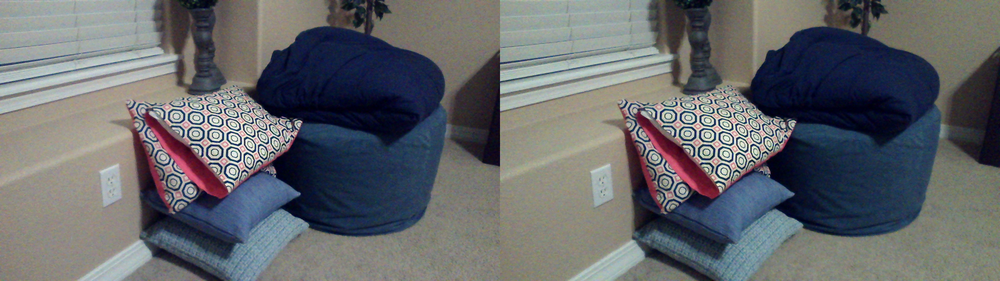
#> input picture computer-vision/anaglyphs/src-imgs/image-0.png, 1000 x 281 px, shrunk from 2560 x 720 before the run, found by its file name
$ python test.py
#> lines starting #> are read from the running program, lines starting #| are printed output that depends on the picture
#!/usr/bin/env python3
# https://en.wikipedia.org/wiki/Anaglyph_3D
# https://github.com/miguelgrinberg/anaglyph.py/blob/master/anaglyph.py
import numpy as np
import cv2


# declare various color blending algorithms to mix te pixels
# from different perspectives so that red/blue lens glasses
# make the image look 3D
mixMatrices = {
    'true': [ [ 0.299, 0.587, 0.114, 0, 0, 0, 0, 0, 0 ], [ 0, 0, 0, 0, 0, 0, 0.299, 0.587, 0.114 ] ],
    'mono': [ [ 0.299, 0.587, 0.114, 0, 0, 0, 0, 0, 0 ], [ 0, 0, 0, 0.299, 0.587, 0.114, 0.299, 0.587, 0.114 ] ],
    'color': [ [ 1, 0, 0, 0, 0, 0, 0, 0, 0 ], [ 0, 0, 0, 0, 1, 0, 0, 0, 1 ] ],
    'halfcolor': [ [ 0.299, 0.587, 0.114, 0, 0, 0, 0, 0, 0 ], [ 0, 0, 0, 0, 1, 0, 0, 0, 1 ] ],
    'optimized': [ [ 0, 0.7, 0.3, 0, 0, 0, 0, 0, 0 ], [ 0, 0, 0, 0, 1, 0, 0, 0, 1 ] ],
}

# blends two RGB image pairs into a single image that will be perceived as
# 3d when using red/blue glasses
# inputs:
#   leftImage -- an image that corresponds to the left eye
#   rightImage -- an image that corresponds to the right eye
#   color -- a string that specifies a blending strategy by indexing into mixMatrices
# returns:
#   anaglyph image
def anaglyphBGR(leftImage, rightImage, color):
    # use the color argument to select a color separation formula from mixMatrices
    if color in mixMatrices:
        m = mixMatrices[color]
    else:
        print('invalid color mixMatrix: {}'.format(color))
        return None

    h,w = leftImage.shape[:2]
    result = np.zeros((h,w,3), np.uint8)

    # split the left and right images into separate blue, green and red images
    lb,lg,lr = cv2.split(np.asarray(leftImage[:,:]))
    rb,rg,rr = cv2.split(np.asarray(rightImage[:,:]))
    resultArray = np.asarray(result[:,:])
    resultArray[:,:,0] = lb*m[0][6] + lg*m[0][7] + lr*m[0][8] + rb*m[1][6] + rg*m[1][7] + rr*m[1][8]
    resultArray[:,:,1] = lb*m[0][3] + lg*m[0][4] + lr*m[0][5] + rb*m[1][3] + rg*m[1][4] + rr*m[1][5]
    resultArray[:,:,2] = lb*m[0][0] + lg*m[0][1] + lr*m[0][2] + rb*m[1][0] + rg*m[1][1] + rr*m[1][2]

    return result


def main():
    # read in the image and split out the left/right
    img = cv2.imread('../imgs3/image-0.png')
#> img is the input picture: shape (281, 1000, 3); mean B, G, R 106.5, 103.1, 100.4
    if len(img.shape) > 2:
        img = cv2.cvtColor(img, cv2.COLOR_BGR2RGB)
    h,w = img.shape[:2]
#> h = 281; w = 1000
    leftImage = img[:,:w//2]
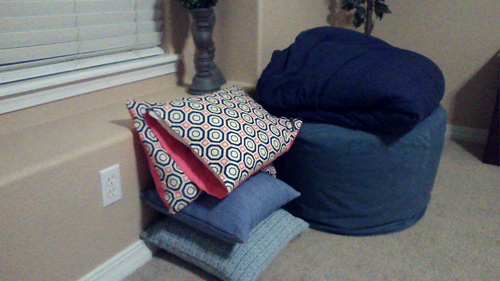
#> leftImage: shape (281, 500, 3); mean R, G, B 103, 104.2, 109.3
    rightImage = img[:,w//2:]
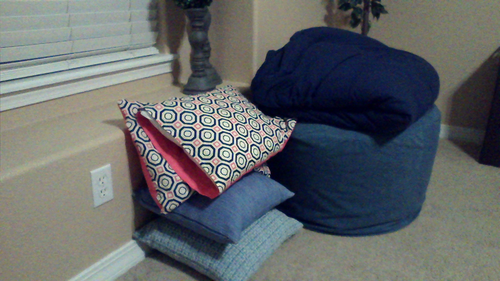
#> rightImage: shape (281, 500, 3); mean R, G, B 97.9, 102, 103.8

    # make an anaglyph
    anaglyphImage = anaglyphBGR(leftImage, rightImage, color='color')
#> in anaglyphBGR, `rb,rg,rr = cv2.split(np.asarray(rightImage[:,:]))`:
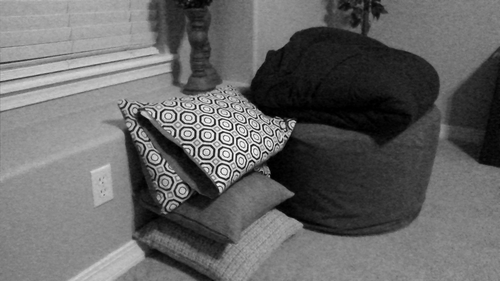
#> rg: shape (281, 500); min 0, max 255, mean 102
#> in anaglyphBGR, `rb,rg,rr = cv2.split(np.asarray(rightImage[:,:]))`:
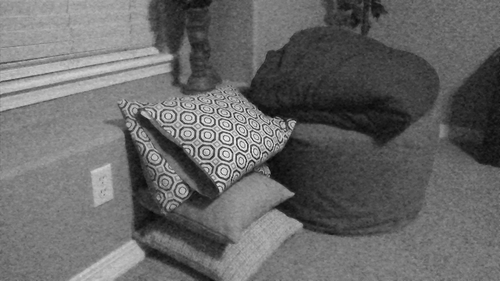
#> rr: shape (281, 500); min 6, max 245, mean 103.8
#> in anaglyphBGR, `resultArray[:,:,0] = lb*m[0][6] + lg*m[0][7] + lr*m[0][8] + rb*m[1][6]..`:
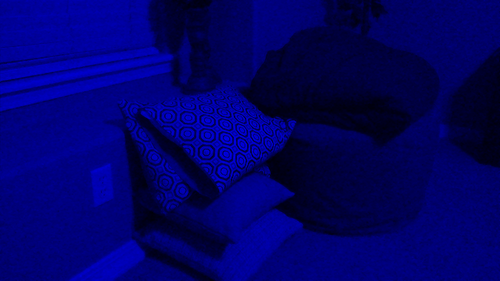
#> resultArray: shape (281, 500, 3); mean B, G, R 103.8, 0, 0
#> in anaglyphBGR, `resultArray[:,:,1] = lb*m[0][3] + lg*m[0][4] + lr*m[0][5] + rb*m[1][3]..`:
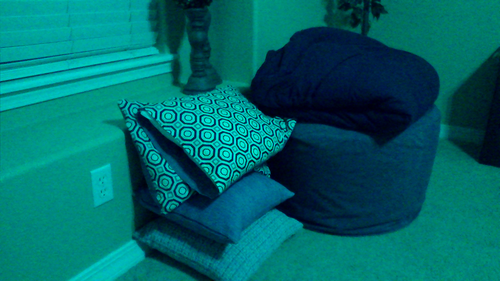
#> resultArray: shape (281, 500, 3); mean B, G, R 103.8, 102, 0
#> in anaglyphBGR, `resultArray[:,:,2] = lb*m[0][0] + lg*m[0][1] + lr*m[0][2] + rb*m[1][0]..`:
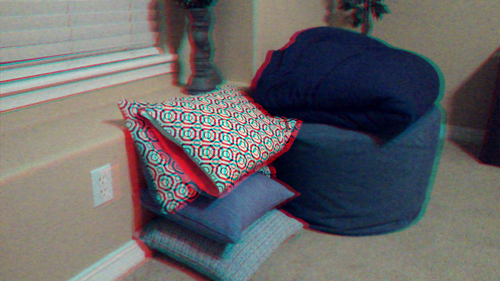
#> resultArray: shape (281, 500, 3); mean B, G, R 103.8, 102, 103

    if anaglyphImage is not None:
        # display the anaglyph image
        cv2.imshow("anaglyph",anaglyphImage)
        print("Press:\n [s] to save\n [anykey] to exit")
        char = cv2.waitKey()
#> (key Esc is pressed here)

        if char == ord('s'):
            # cv2.imwrite('anaglyph_sample.png', np.asarray(anaglyphImage[:,:]))
            cv2.imwrite('anaglyph_sample.png', anaglyphImage)

if __name__=="__main__":
  main()

$ run again, with computer-vision/anaglyphs/src-imgs/image-3.png copied over computer-vision/anaglyphs/src-imgs/image-0.png
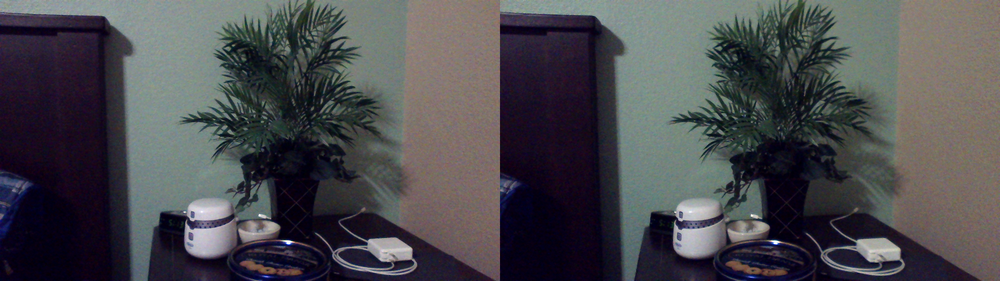
#> input picture computer-vision/anaglyphs/src-imgs/image-3.png, 1000 x 281 px, shrunk from 2560 x 720 before the run, found by its file name
#> in main, img is the input picture: shape (281, 1000, 3); mean B, G, R 78, 74, 74.3
#> in anaglyphBGR, `rb,rg,rr = cv2.split(np.asarray(rightImage[:,:]))`:
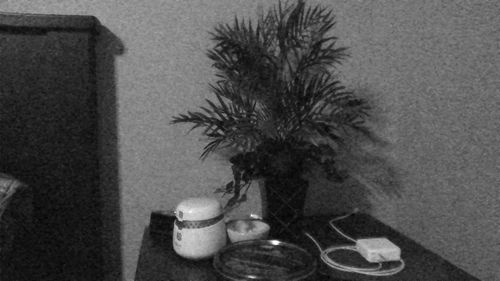
#> rr: shape (281, 500); min 2, max 255, mean 77.1
#> in anaglyphBGR, `resultArray[:,:,2] = lb*m[0][0] + lg*m[0][1] + lr*m[0][2] + rb*m[1][0]..`:
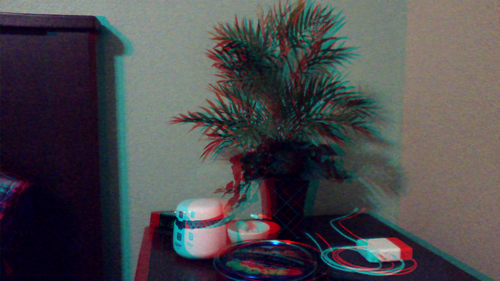
#> resultArray: shape (281, 500, 3); mean B, G, R 77.1, 74.2, 74.9
